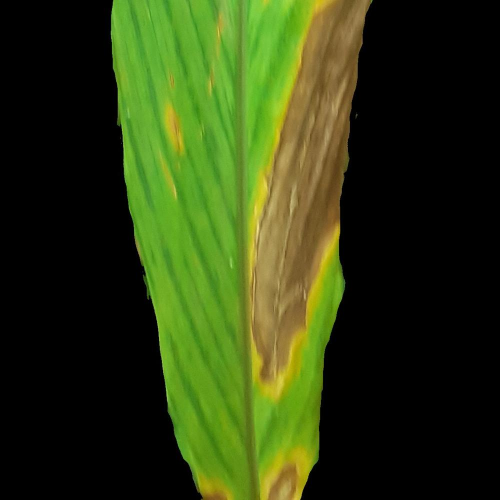
#> input picture mobile-app/assets/samples/sample_blight.jpg, 1000 x 1000 px (shown at 1/2 size)
$ python -i yolo_detector.py   (imports and definitions only)
#> lines starting #> are read from the running program, lines starting #| are printed output that depends on the picture; after the words box and inside, x2 and y2 are one past the last pixel; in counts of white or black regions, pixels touching at a corner belong together
#> further down, picture is the input picture: PIL image 1000x1000 RGB; mean R, G, B 45.2, 59.5, 16.1
import os
import uuid
import logging
from pathlib import Path

# Force CPU inference to prevent CUDA errors on GPUs lacking modern CC kernels
os.environ["CUDA_VISIBLE_DEVICES"] = ""

import cv2
import numpy as np
from PIL import Image, ImageDraw, ImageFont
from django.conf import settings
from ..models import CropDiagnosis
from .diagnosis_engine import CARDAMOM_PATHOLOGIES

logger = logging.getLogger(__name__)

# TrueType font candidates for high-quality Devanagari & Latin rendering
DEV_FONT_CANDIDATES = [
    "/usr/share/fonts/truetype/noto/NotoSansDevanagari-Bold.ttf",
    "/usr/share/fonts/truetype/noto/NotoSansDevanagari-Regular.ttf",
    "/usr/share/fonts/truetype/dejavu/DejaVuSans-Bold.ttf",
    "/usr/share/fonts/truetype/dejavu/DejaVuSans.ttf",
]


# [9 lines left out: function _get_font, not called in this run]


# Singleton Model Instances
_YOLO_MODEL = None
_CLASSIFIER_MODEL = None


# [256 lines left out: functions get_classifier_model, get_yolo_model, detect_cardamom_lesions, _map_class_to_disease, not called in this run]


def _visual_lesion_locator(image, disease_key='blight', base_confidence=91.4):
    """
    Precision Botanical Lesion Locator:
    Accurately isolates and bounds the faulty/diseased sections of cardamom leaves
    (necrotic blight patches, Phyllosticta leaf spots, chlorotic halos) while
    completely ignoring healthy green foliage.
    For healthy plants, returns zero lesion boxes ([]).
    """
#> called with disease_key = 'blight', base_confidence = 91.4
    if disease_key == 'healthy':
        return [], 0.0

    orig_w, orig_h = image.size
#> orig_w = 1000; orig_h = 1000
    np_img = np.array(image.convert("RGB"))
    img_bgr = cv2.cvtColor(np_img, cv2.COLOR_RGB2BGR)

    hsv = cv2.cvtColor(img_bgr, cv2.COLOR_BGR2HSV)
#> hsv: shape (1000, 1000, 3); mean H, S, V 16.1, 77.9, 62.3
    b_chan = img_bgr[:, :, 0].astype(np.float32)
    g_chan = img_bgr[:, :, 1].astype(np.float32)
    r_chan = img_bgr[:, :, 2].astype(np.float32)

    val = hsv[:, :, 2]
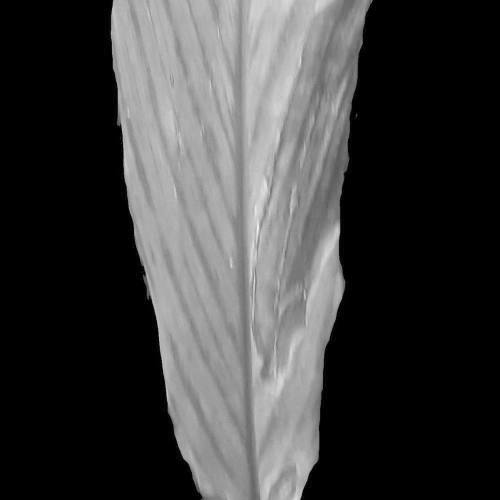
#> val: shape (1000, 1000) (shown at 1/2 size); min 0, max 252, mean 62.3
    sat = hsv[:, :, 1]
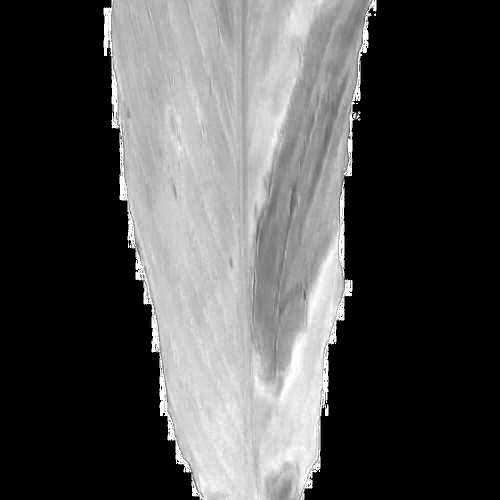
#> sat: shape (1000, 1000) (shown at 1/2 size); min 0, max 255, mean 77.9
    hue = hsv[:, :, 0]
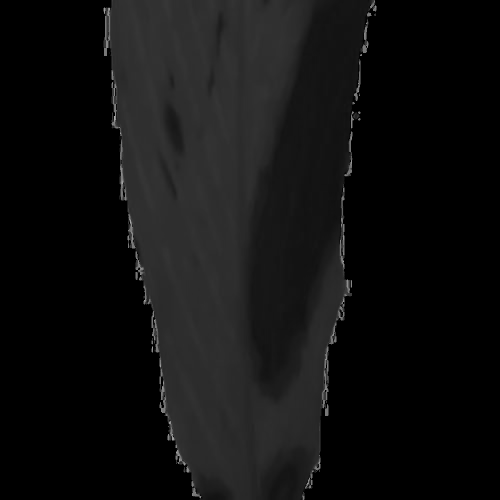
#> hue: shape (1000, 1000) (shown at 1/2 size); min 0, max 177, mean 16.1

    # 1. Leaf Mask (ignore black background and specular white background)
    leaf_mask = (val > 22) & ~((val > 245) & (sat < 25))
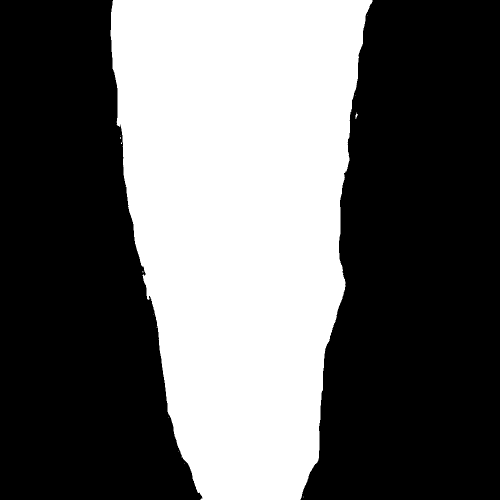
#> leaf_mask: shape (1000, 1000) bool (shown at 1/2 size); 39.2% white; 18 white regions (16 under 20 px), largest, box (x1, y1, x2, y2) and area: (221, 0, 745, 1000) 391534, (711, 227, 716, 238) 30
    leaf_count = np.count_nonzero(leaf_mask)
#> leaf_count = 391594
    if leaf_count < 150:
        return [], 0.0

    # 2. Healthy Green Lamina Baseline
    green_ref = leaf_mask & (hue >= 33) & (hue <= 85) & (g_chan > r_chan + 12)
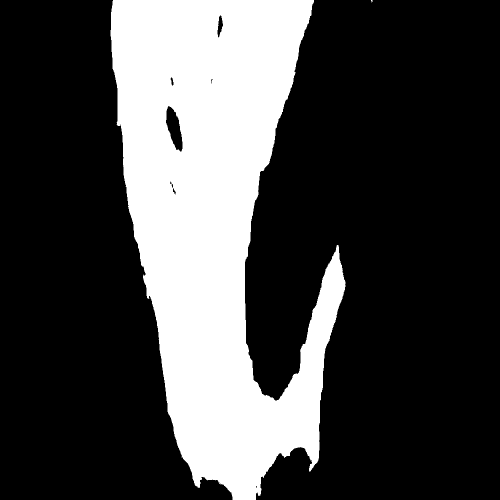
#> green_ref: shape (1000, 1000) bool (shown at 1/2 size); 27% white; 4 white regions (3 under 20 px), largest, box (x1, y1, x2, y2) and area: (221, 0, 691, 1000) 270253
    ref_count = np.count_nonzero(green_ref)
#> ref_count = 270266
    baseline_diff = np.percentile((g_chan - r_chan)[green_ref], 50) if ref_count > 100 else 35.0
#> baseline_diff = 66

    # 3. Diseased / Faulty Lesion Criteria
    # Low chlorophyll / brownish necrosis
    necrosis_diff = (g_chan - r_chan) < max(5.0, baseline_diff * 0.30)
#> necrosis_diff: shape (1000, 1000) bool; 73.4% white; 3 black regions (2 under 20 px), largest, box (x1, y1, x2, y2) and area: (221, 0, 691, 1000) 265577
    # Warm discoloration hues (red, orange, yellow, brown)
    warm_hues = (hue < 30) | (hue > 160)
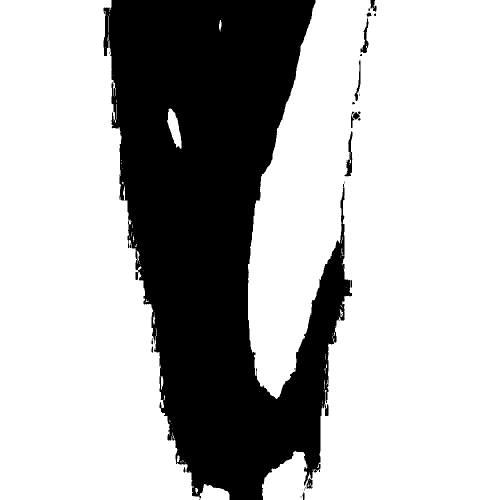
#> warm_hues: shape (1000, 1000) bool (shown at 1/2 size); 70.7% white; 37 black regions (20 under 20 px), largest, box (x1, y1, x2, y2) and area: (207, 0, 704, 1000) 290324, (689, 262, 705, 353) 564, (721, 36, 737, 106) 409
    # Chlorotic yellow-tan disease halos
    chlorosis = (hue >= 18) & (hue <= 34) & (sat > 28) & (r_chan > 70)
#> chlorosis: shape (1000, 1000) bool; 12.4% white; 15 white regions (6 under 20 px), largest, box (x1, y1, x2, y2) and area: (489, 0, 742, 805) 109805, (512, 891, 626, 1000) 8553, (393, 950, 467, 1000) 2436
    # Deep rotting necrosis
    dark_necrosis = (val < 48) & (val > 10) & (r_chan >= g_chan * 0.85)
#> dark_necrosis: shape (1000, 1000) bool; 0.11% white in thin lines or dots, all inside (x1, y1, x2, y2) = (217, 9, 744, 1000)

    lesion_raw = leaf_mask & (necrosis_diff | warm_hues | chlorosis | dark_necrosis)
#> lesion_raw: shape (1000, 1000) bool; 12.7% white; 117 white regions (103 under 20 px), largest, box (x1, y1, x2, y2) and area: (486, 0, 745, 805) 111560, (503, 891, 628, 1000) 9309, (388, 950, 467, 1000) 2517
    # Exclude normal healthy green tissue
    lesion_raw = lesion_raw & ~green_ref
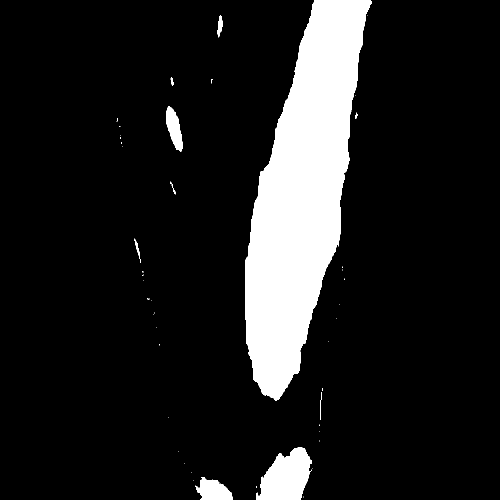
#> lesion_raw: shape (1000, 1000) bool (shown at 1/2 size); 12.1% white; 50 white regions (40 under 20 px), largest, box (x1, y1, x2, y2) and area: (490, 0, 744, 801) 108716, (512, 894, 624, 1000) 7901, (390, 954, 465, 1000) 2248

    # 4. Morphological Cleaning
    k_open = cv2.getStructuringElement(cv2.MORPH_ELLIPSE, (3, 3))
    clean = cv2.morphologyEx(lesion_raw.astype(np.uint8) * 255, cv2.MORPH_OPEN, k_open)
#> clean: shape (1000, 1000); 12.1% white; 11 white regions (2 under 20 px), largest, box (x1, y1, x2, y2) and area: (490, 0, 744, 801) 108699, (512, 894, 624, 1000) 7885, (391, 954, 465, 1000) 2239
    k_close = cv2.getStructuringElement(cv2.MORPH_ELLIPSE, (7, 7))
    clean = cv2.morphologyEx(clean, cv2.MORPH_CLOSE, k_close)
#> clean: shape (1000, 1000); 12.1% white; 10 white regions

    lesion_pixels = np.count_nonzero(clean)
#> lesion_pixels = 121140
    affected_pct = round(min(100.0, (lesion_pixels / leaf_count) * 100.0), 1)
#> affected_pct = 30.9

    # 5. Extract Contours & Bounding Rectangles
    contours, _ = cv2.findContours(clean, cv2.RETR_EXTERNAL, cv2.CHAIN_APPROX_SIMPLE)
#> contours = 10 contours, 3 with area under 20; largest, box (x1, y1, x2, y2) and area: (490, 0, 744, 801) 107849, (512, 894, 624, 1000) 7746, (391, 954, 465, 1000) 2155, (332, 212, 365, 303) 1631, (435, 31, 446, 74) 236, (269, 480, 280, 512) 86, (341, 155, 347, 171) 37
    min_area = max(20.0, leaf_count * 0.0003)
#> min_area = 117.5

    raw_boxes = []
    for cnt in contours:
        area = cv2.contourArea(cnt)
        if area >= min_area:
            x, y, bw, bh = cv2.boundingRect(cnt)
            # Add 5% padding so box cleanly encompasses lesion boundary
            pad_x = max(2, int(bw * 0.05))
            pad_y = max(2, int(bh * 0.05))
            x1 = max(0, x - pad_x)
            y1 = max(0, y - pad_y)
            x2 = min(orig_w, x + bw + pad_x)
            y2 = min(orig_h, y + bh + pad_y)
            raw_boxes.append([x1, y1, x2, y2, area])
#> this loop made 10 passes
#> (area, x, y, bw, bh, pad_x, pad_y, x1) on passes 1, 2, 7, 9, 10: (2155, 391, 954, 74, 46, 3, 2, 388), (7746, 512, 894, 112, 106, 5, 5, 507), (1631, 332, 212, 33, 91, 2, 4, 330), (235.5, 435, 31, 11, 43, 2, 2, 433), (107849, 490, 0, 254, 801, 12, 40, 478)
#> area on passes 3, 8: 86, 37
#> after the loop, raw_boxes = [[388, 952, 468, 1000, 2155], [507, 889, 629, 1000, 7746], [330, 208, 367, 307, 1631], [433, 29, 448, 76, 235.5], [478, 0, 756, 841, 107849]]

    if not raw_boxes and lesion_pixels > min_area:
        y_idxs, x_idxs = np.where(clean > 0)
        x1 = max(0, int(np.min(x_idxs)) - 4)
        y1 = max(0, int(np.min(y_idxs)) - 4)
        x2 = min(orig_w, int(np.max(x_idxs)) + 4)
        y2 = min(orig_h, int(np.max(y_idxs)) + 4)
        raw_boxes.append([x1, y1, x2, y2, lesion_pixels])

    if not raw_boxes:
        return [], affected_pct

    # 6. Merge overlapping bounding boxes
    def compute_iou(b1, b2):
        ix1 = max(b1[0], b2[0])
        iy1 = max(b1[1], b2[1])
        ix2 = min(b1[2], b2[2])
        iy2 = min(b1[3], b2[3])
        if ix2 <= ix1 or iy2 <= iy1:
            return 0.0
        inter = (ix2 - ix1) * (iy2 - iy1)
        a1 = (b1[2] - b1[0]) * (b1[3] - b1[1])
        a2 = (b2[2] - b2[0]) * (b2[3] - b2[1])
        return inter / (a1 + a2 - inter) if (a1 + a2 - inter) > 0 else 0.0

    raw_boxes.sort(key=lambda b: b[4], reverse=True)
    merged = []
    for b in raw_boxes:
        absorbed = False
        for m in merged:
            if compute_iou(b, m) > 0.20:
                m[0] = min(m[0], b[0])
                m[1] = min(m[1], b[1])
                m[2] = max(m[2], b[2])
                m[3] = max(m[3], b[3])
                m[4] += b[4]
                absorbed = True
                break
        if not absorbed:
            merged.append(b)
#> this loop made 5 passes
#> b on passes 2 to 5: [507, 889, 629, 1000, 7746], [388, 952, 468, 1000, 2155], [330, 208, 367, 307, 1631], [433, 29, 448, 76, 235.5]
#> after the loop, m = [330, 208, 367, 307, 1631]; merged = [[478, 0, 756, 841, 107849], [507, 889, 629, 1000, 7746], [388, 952, 468, 1000, 2155], [330, 208, 367, 307, 1631], [433, 29, 448, 76, 235.5]]

    # 7. Format top lesion boxes
    formatted_boxes = []
    for idx, (x1, y1, x2, y2, area) in enumerate(merged[:8]):
        conf = max(70.0, round(base_confidence - (idx * 2.0), 1))
        formatted_boxes.append({
            'x1': float(x1),
            'y1': float(y1),
            'x2': float(x2),
            'y2': float(y2),
            'confidence': conf,
            'disease_key': disease_key
        })
#> this loop made 5 passes
#> (x1, y1, x2, y2, area, conf) on passes 1 to 5: (478, 0, 756, 841, 107849, 91.4), (507, 889, 629, 1000, 7746, 89.4), (388, 952, 468, 1000, 2155, 87.4), (330, 208, 367, 307, 1631, 85.4), (433, 29, 448, 76, 235.5, 83.4)
#> after the loop, formatted_boxes = 5 items

    return formatted_boxes, affected_pct

>>> from PIL import Image
>>> picture = Image.open('../../../mobile-app/assets/samples/sample_blight.jpg')
>>> result = _visual_lesion_locator(picture)
